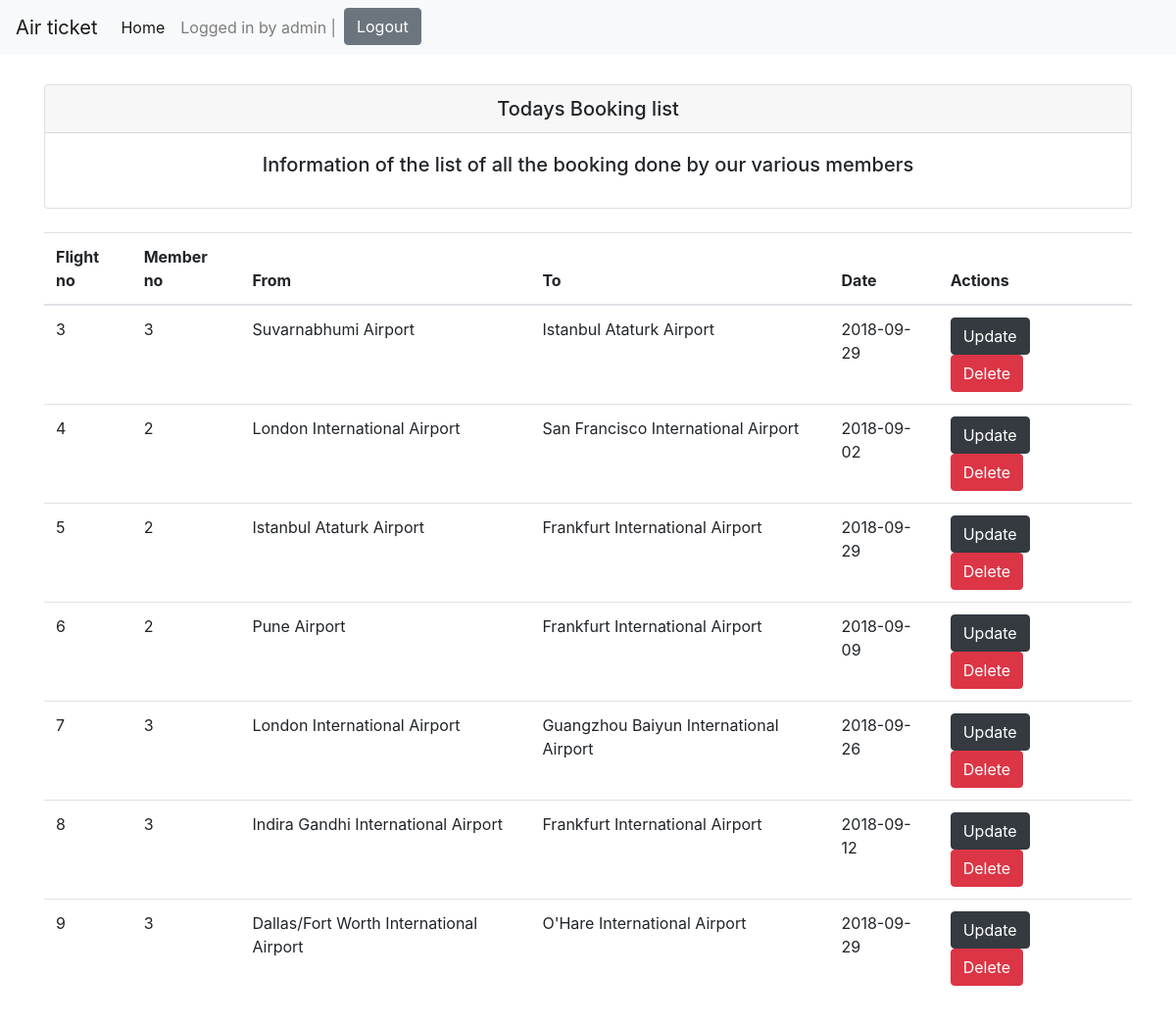
/index.php (signed in), run on the app's committed database.
### tables this page shows
CREATE TABLE `flight_details` (
  `flight_no` int(10) NOT NULL,
  `member_no` int(10) NOT NULL,
  `tfrom` varchar(70) NOT NULL,
  `tto` varchar(70) NOT NULL,
  `date` varchar(15) NOT NULL
);

### index.php (the view, shortened to what this page needs)
<?php
include_once 'partials/header.php';?>
<div class="container">
<?php
if(isset($_SESSION['type'])){
    if($_SESSION['type'] == "admin"){
         include_once 'view/admin-home-screen.php';
        }
    else{
        include_once 'view/member-home-screen.php';
        }
}else{
     header("Location: login.php");
    }
  ?>
  <br/>
<table class="table table-hover">
<thead>
  <tr>
    <th>Flight no</th>
     <?php
    if(isset($_SESSION['type'])){
      if($_SESSION['type'] == "admin"){?>
    <th>Member no</th>
      <?php
      }
      }?>
    <th>From</th>
    <th>To</th>
    <th>Date</th>
    <th>Actions</th>
  </tr>
</thead>
<tbody>
 <?php
  require 'db.php';
  if($_SESSION['type'] == "admin"){
    $q=$conn->prepare("SELECT * FROM flight_details");
    }
    else{
      $q=$conn->prepare("SELECT * FROM flight_details WHERE member_no=:member_no");
      $q->bindParam(':member_no', $_SESSION['id'] );
    }
  $q->execute();
  while ($row = $q->fetch()): ?>
  <tr>
    <td><?php echo htmlspecialchars($row['flight_no']) ?></td>
    <?php
    if(isset($_SESSION['type'])){
      if($_SESSION['type'] == "admin"){?>
   <td><?php echo htmlspecialchars($row['member_no']) ?></td>
      <?php
      }
      }?>
    <td><?php echo htmlspecialchars($row['tfrom']); ?></td>
    <td><?php echo htmlspecialchars($row['tto']); ?></td>
    <td><?php echo htmlspecialchars($row['date']); ?></td>
    <td><a class="btn btn-dark mr-4" href="edit.php?flight_no=<?=$row['flight_no']?>">Update</a><a onclick="return confirm('Are you sure you want to delete this flight entry?')" href="delete.php?flight_no=<?=$row['flight_no']?>" class="btn btn-danger">Delete</a></td>
  </tr>
  <?php endwhile; ?>
</tbody>
</table>
  </div>
  <?php include_once 'partials/footer.php';?>

### partials/header.php (shortened to what this page needs)
<!DOCTYPE html>
<html lang="en">
<head>
    <link rel="stylesheet" type="text/css" href="css/bootstrap.css">
    <link rel="stylesheet" type="text/css" href="css/bootstrap.min.css">
    <link rel="stylesheet" type="text/css" href="css/style.css">
</head>
<body>
    <nav class="navbar navbar-expand-lg navbar-light bg-light">
    <a class="navbar-brand" href="index.php">Air ticket</a>
    <div class="collapse navbar-collapse" id="navbarNav">
      <ul class="navbar-nav">
        <li class="nav-item active">
          <a class="nav-link" href="index.php">Home <span class="sr-only">(current)</span></a>
        </li>
        <?php session_start();
        if(isset($_SESSION['id'])){?>
         <li><span class="nav-link" href="logout.php">Logged in by <?php if(isset($_SESSION['name'])){ echo $_SESSION['name'];}?> | <span class="sr-only">(current)</span></span></li>
         <li><a class="btn btn-secondary" href="logout.php">Logout <span class="sr-only">(current)</span></a></li>
        <?php }
        ?>
      </ul>
    </div>
  </nav>

### view/admin-home-screen.php
   <div class="card text-center">
      <h5 class="card-header">Todays Booking list</h5>
    <div class="card-body">
      <h5 class="card-title">Information of the list of all the booking done by our various members</h5>
  </div>
</div>

### partials/footer.php (shortened to what this page needs)
</body>
</html>

### css/style.css (style rules this page uses)
.container { padding-top:30px; padding-bottom:20px; }

### data on the page
flight_details: flight_no "3", member_no "3", tfrom "Suvarnabhumi Airport", tto "Istanbul Ataturk Airport", date "2018-09-29"
flight_details: flight_no "4", member_no "2", tfrom "London International Airport", tto "San Francisco International Airport", date "2018-09-02"
flight_details: flight_no "5", member_no "2", tfrom "Istanbul Ataturk Airport", tto "Frankfurt International Airport", date "2018-09-29"
flight_details: flight_no "6", member_no "2", tfrom "Pune Airport", tto "Frankfurt International Airport", date "2018-09-09"
flight_details: flight_no "7", member_no "3", tfrom "London International Airport", tto "Guangzhou Baiyun International Airport", date "2018-09-26"
flight_details: flight_no "8", member_no "3", tfrom "Indira Gandhi International Airport", tto "Frankfurt International Airport", date "2018-09-12"
flight_details: flight_no "9", member_no "3", tfrom "Dallas/Fort Worth International Airport", tto "O'Hare International Airport", date "2018-09-29"

### other printed values
$_SESSION['name'] "admin"
